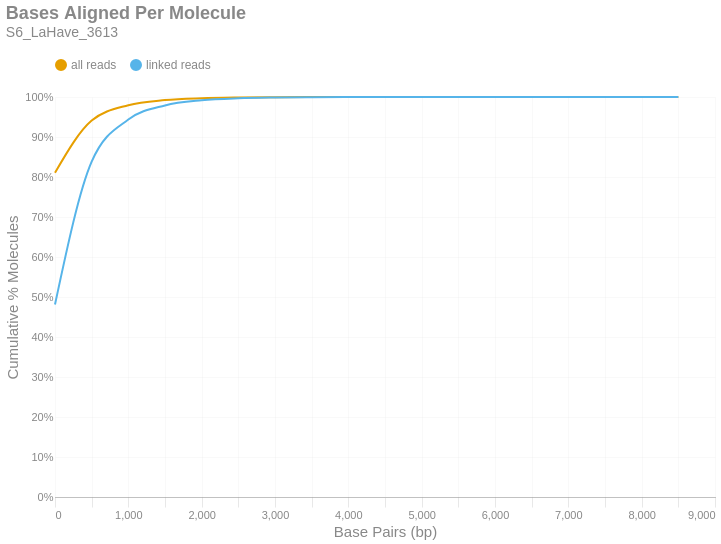

Notebook source saved alongside this figure:
### Markdown cell above
### Bases Aligned Per Molecule
This is a cumulative frequency distribution showing the number of base pairs aligned per unique molecule. These data are shown in 500 bp bins. There are two distributions: one with `all reads` (yellow) and another with only `linked reads` (blue). The percent of molecules in the `linked reads` distribution is relative to the total number of linked molecules.

### Code cell
if SKIPLR:
    print_html(f"Skipped")
else:
    binned_df = consolidated_hist(valids['aligned_bp'], mask, 500, True)
    with SafeRender(binned_df):
        (
            density_plot(binned_df, 'Bases Aligned Per Molecule', samplename, 'basesper')
            .encode(
                x=alt.X('bin:Q', title="Base Pairs (bp)").axis(tickMinStep=500).scale(padding=0),
                y=alt.Y('value:Q', title='Cumulative % Molecules')
                    .axis(format='%')
                    .scale(domain = [0,1])
                    .stack(False),
                color=alt.Color("key:N").scale(domain = ["all reads", "linked reads"]),
                tooltip = [
                    alt.Tooltip("key:N", title = "Data Type"),
                    alt.Tooltip("range_label:N", title="Bases Aligned Per Molecule"),
                    alt.Tooltip("value:Q", format = ".2%", title="% Molecules (Cum.)")
                ]
            )
        ).display()

### Figure 1 — Vega-Lite specification as saved in the notebook (floating-point values rounded to 4 significant figures)
{"width": "container", "height": 400, "config": {"title": {"anchor": "start", "dy": -15, "fontSize": 18, "color": "#888888", "subtitleColor": "#888888", "subtitleFontSize": 14}, "arc": {"fill": "#0072B2"}, "axis": {"domainColor": "#888888", "domainWidth": 0.5, "gridWidth": 0.2, "grid": false, "titleFontWeight": 400, "titleFontSize": 15, "labelFontSize": 11, "labelColor": "#888888", "tickColor": "#888888", "tickWidth": 0.2, "titleColor": "#888888"}, "axisBand": {"grid": false}, "axisX": {"grid": true, "tickSize": 10, "domainCap": "round"}, "axisY": {"domain": false, "grid": true, "tickSize": 0, "domainCap": "round"}, "background": "transparent", "header": {"labelFontSize": 15, "labelColor": "#888888", "titleFontSize": 15, "titleFontWeight": 600, "titleColor": "#888888"}, "legend": {"labelFont": "sans-serif", "labelFontSize": 12, "labelColor": "#888888", "symbolSize": 100, "symbolType": "circle", "titleFontSize": 12, "titlePadding": 10, "titleColor": "#888888", "title": null, "orient": "top"}, "range": {"category": ["#E69F00", "#56B4E9", "#009E73", "#F0E442", "#0072B2", "#D55E00", "#CC79A7", "#000000"], "diverging": ["#cfe8f3", "#a2d4ec", "#73bfe2", "#46abdb", "#1696d2", "#12719e"]}, "area": {"fill": "#0072B2", "fillOpacity": 0.7, "line": true, "strokeOpacity": 0.7}, "line": {"color": "#0072B2", "stroke": "#0072B2", "strokeWidth": 2}, "trail": {"color": "#0072B2", "stroke": "#0072B2", "strokeWidth": 0, "size": 1}, "point": {"filled": true, "fillOpacity": 1.0, "size": 95}, "text": {"color": "#888888", "fontSize": 11, "align": "right", "fontWeight": 400, "size": 11}, "bar": {"fill": "#0072B2", "stroke": null}, "view": {"stroke": null, "continuousWidth": 660, "continuousHeight": 400}}, "data": {"name": "data-48106e651f1c94c9fb081da9642b9235"}, "mark": {"type": "line", "interpolate": "monotone", "point": {"opacity": 0, "size": 275}}, "encoding": {"color": {"field": "key", "scale": {"domain": ["all reads", "linked reads"]}, "type": "nominal"}, "tooltip": [{"field": "key", "title": "Data Type", "type": "nominal"}, {"field": "range_label", "title": "Bases Aligned Per Molecule", "type": "nominal"}, {"field": "value", "format": ".2%", "title": "% Molecules (Cum.)", "type": "quantitative"}], "x": {"axis": {"tickMinStep": 500}, "field": "bin", "scale": {"padding": 0}, "title": "Base Pairs (bp)", "type": "quantitative"}, "y": {"axis": {"format": "%"}, "field": "value", "scale": {"domain": [0, 1]}, "stack": false, "title": "Cumulative % Molecules", "type": "quantitative"}}, "params": [{"name": "param_c36ac31b6afebe62", "select": {"type": "point", "fields": ["key"]}, "bind": "legend"}], "title": {"text": "Bases Aligned Per Molecule", "subtitle": "S6_LaHave_3613"}, "transform": [{"fold": ["all reads (cumsum)", "linked reads (cumsum)"]}, {"calculate": "replace(datum.key, ' (cumsum)', '')", "as": "key"}, {"filter": {"param": "param_c36ac31b6afebe62"}}], "usermeta": {"embedOptions": {"downloadFileName": "S6_LaHave_3613.basesper"}}, "$schema": "https://vega.github.io/schema/vega-lite/v6.1.0.json", "datasets": {"data-48106e651f1c94c9fb081da9642b9235": [{"bin": "0.0", "interval": "0.0-500.0", "all reads": 0.8106, "linked reads": 0.4812, "all reads (cumsum)": 0.8106, "linked reads (cumsum)": 0.4812, "range_label": "0-499"}, {"bin": "500.0", "interval": "500.0-1000.0", "all reads": 0.1304, "linked reads": 0.3571, "all reads (cumsum)": 0.941, "linked reads (cumsum)": 0.8383, "range_label": "500-999"}, {"bin": "1000.0", "interval": "1000.0-1500.0", "all reads": 0.03843, "linked reads": 0.1054, "all reads (cumsum)": 0.9795, "linked reads (cumsum)": 0.9437, "range_label": "1000-1499"}, {"bin": "1500.0", "interval": "1500.0-2000.0", "all reads": 0.01287, "linked reads": 0.03529, "all reads (cumsum)": 0.9923, "linked reads (cumsum)": 0.979, "range_label": "1500-1999"}, {"bin": "2000.0", "interval": "2000.0-2500.0", "all reads": 0.00465, "linked reads": 0.01275, "all reads (cumsum)": 0.997, "linked reads (cumsum)": 0.9917, "range_label": "2000-2499"}, {"bin": "2500.0", "interval": "2500.0-3000.0", "all reads": 0.001822, "linked reads": 0.004996, "all reads (cumsum)": 0.9988, "linked reads (cumsum)": 0.9967, "range_label": "2500-2999"}, {"bin": "3000.0", "interval": "3000.0-3500.0", "all reads": 0.0007048, "linked reads": 0.001933, "all reads (cumsum)": 0.9995, "linked reads (cumsum)": 0.9987, "range_label": "3000-3499"}, {"bin": "3500.0", "interval": "3500.0-4000.0", "all reads": 0.0002836, "linked reads": 0.0007778, "all reads (cumsum)": 0.9998, "linked reads (cumsum)": 0.9994, "range_label": "3500-3999"}, {"bin": "4000.0", "interval": "4000.0-4500.0", "all reads": 0.0001189, "linked reads": 0.0003261, "all reads (cumsum)": 0.9999, "linked reads (cumsum)": 0.9998, "range_label": "4000-4499"}, {"bin": "4500.0", "interval": "4500.0-5000.0", "all reads": 4.854e-05, "linked reads": 0.0001331, "all reads (cumsum)": 1.0, "linked reads (cumsum)": 0.9999, "range_label": "4500-4999"}, {"bin": "5000.0", "interval": "5000.0-5500.0", "all reads": 2.333e-05, "linked reads": 6.398e-05, "all reads (cumsum)": 1.0, "linked reads (cumsum)": 1.0, "range_label": "5000-5499"}, {"bin": "5500.0", "interval": "5500.0-6000.0", "all reads": 9.157e-06, "linked reads": 2.511e-05, "all reads (cumsum)": 1.0, "linked reads (cumsum)": 1.0, "range_label": "5500-5999"}, {"bin": "6000.0", "interval": "6000.0-6500.0", "all reads": 3.889e-06, "linked reads": 1.066e-05, "all reads (cumsum)": 1.0, "linked reads (cumsum)": 1.0, "range_label": "6000-6499"}, {"bin": "6500.0", "interval": "6500.0-7000.0", "all reads": 1.631e-06, "linked reads": 4.472e-06, "all reads (cumsum)": 1.0, "linked reads (cumsum)": 1.0, "range_label": "6500-6999"}, {"bin": "7000.0", "interval": "7000.0-7500.0", "all reads": 3.763e-07, "linked reads": 1.032e-06, "all reads (cumsum)": 1.0, "linked reads (cumsum)": 1.0, "range_label": "7000-7499"}, {"bin": "7500.0", "interval": "7500.0-8000.0", "all reads": 5.018e-07, "linked reads": 1.376e-06, "all reads (cumsum)": 1.0, "linked reads (cumsum)": 1.0, "range_label": "7500-7999"}, {"bin": "8000.0", "interval": "8000.0-8500.0", "all reads": 3.763e-07, "linked reads": 1.032e-06, "all reads (cumsum)": 1.0, "linked reads (cumsum)": 1.0, "range_label": "8000-8499"}, {"bin": "8500.0", "interval": "8500.0-9000.0", "all reads": 2.509e-07, "linked reads": 6.88e-07, "all reads (cumsum)": 1.0, "linked reads (cumsum)": 1.0, "range_label": "8500-8999"}]}}
